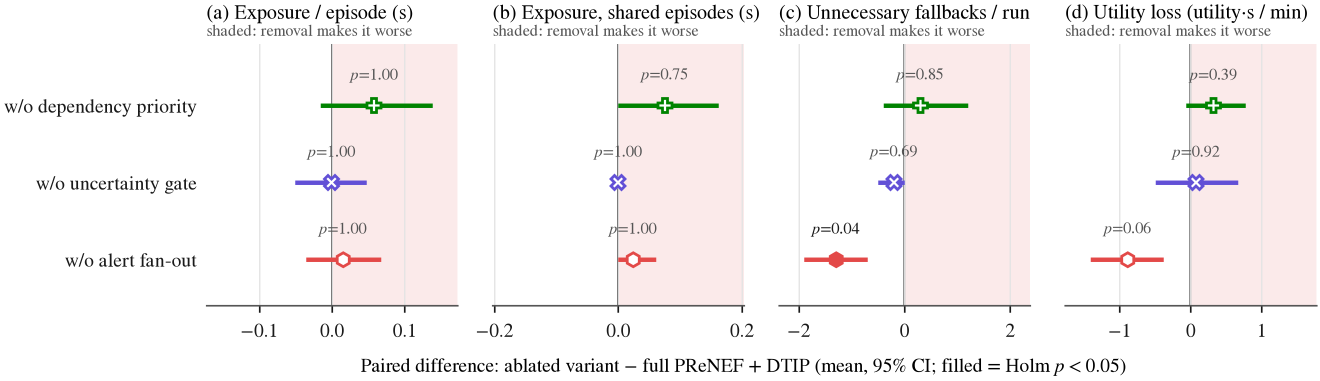
#> input picture campaigns/ablation/paper/figA_ablation_delta.png, 2640 x 762 px (shown at 1/2 size); its folder holds only this picture in this run
$ python all_figures.py
#> lines starting #> are read from the running program, lines starting #| are printed output that depends on the picture
#!/usr/bin/env python3
"""Put every paper figure into ONE overview image (contact sheet), with a label above each figure.

  python3 bench/all_figures.py                                   # all campaigns/*/paper/*.png
  python3 bench/all_figures.py --campaigns final3,qos,sweep,ablation --cols 2 --out campaigns/all_figures.png

Also writes the same figures as a multi-page PDF (one figure per page) next to the PNG.
"""
from __future__ import annotations

import argparse
import glob
import os
import sys

from PIL import Image, ImageDraw, ImageFont

ROOT = os.path.dirname(os.path.dirname(os.path.abspath(__file__)))
ORDER = ["fig1", "fig2", "fig3", "fig4", "fig5", "figH", "figQ1", "figQ2", "figQ3", "figQ4", "figC", "figA", "figB",
         "figM1", "figM2", "figM3", "figM4", "figS1"]


def font(size):
    for f in ("DejaVuSans-Bold.ttf", "/usr/share/fonts/truetype/dejavu/DejaVuSans-Bold.ttf", "Arial Bold.ttf"):
        try:
            return ImageFont.truetype(f, size)
        except OSError:
            continue
    return ImageFont.load_default()


def rank(path):
    name = os.path.basename(path)
    for i, p in enumerate(ORDER):
        if name.startswith(p + "_") or name.startswith(p + "."):
            return (i, name)
    return (len(ORDER), name)


def main() -> int:
    ap = argparse.ArgumentParser()
    ap.add_argument("--campaigns", default="", help="comma list of campaign names under campaigns/ (default: all)")
    ap.add_argument("--exclude", default="", help="comma list of name prefixes to skip, e.g. figS1,figQ4")
    ap.add_argument("--cols", type=int, default=2)
    ap.add_argument("--tile-width", type=int, default=1600, help="pixel width of each figure in the sheet")
    ap.add_argument("--out", default=os.path.join(ROOT, "campaigns", "all_figures.png"))
    a = ap.parse_args()
    names = [c for c in a.campaigns.split(",") if c] or sorted(
        os.path.basename(os.path.dirname(d)) for d in glob.glob(os.path.join(ROOT, "campaigns", "*", "paper")))
    figs = []
    for c in names:
        skip = tuple(x for x in a.exclude.split(",") if x)
        pngs = [p for p in glob.glob(os.path.join(ROOT, "campaigns", c, "paper", "*.png"))
                if not (skip and os.path.basename(p).startswith(skip))]
        figs += [(c, p) for p in sorted(pngs, key=rank)]
    if not figs:
        print("no figures found under campaigns/*/paper/ - generate them first")
        return 1
    W, label_h, pad = a.tile_width, 70, 40
    f_lab, f_title = font(34), font(56)
    tiles = []
    for c, p in figs:
        im = Image.open(p).convert("RGB")
        im = im.resize((W, int(im.height * W / im.width)), Image.LANCZOS)
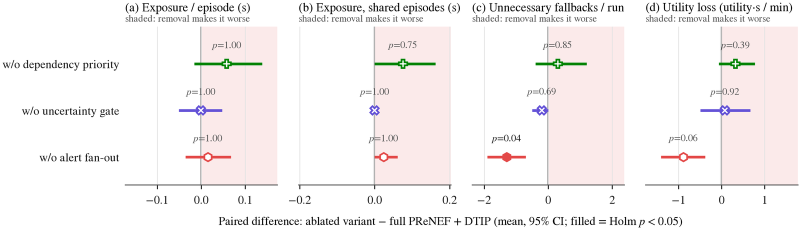
#> im: PIL image 1600x461 RGB (shown at 1/2 size); mean R, G, B 246.1, 241.9, 241.7
        tiles.append((f"{c} / {os.path.splitext(os.path.basename(p))[0]}", im))
    cols = max(1, a.cols)
    rows = [tiles[i:i + cols] for i in range(0, len(tiles), cols)]
#> rows = 1 item
    row_h = [label_h + max(im.height for _, im in r) + pad for r in rows]
#> row_h = [571]
    title_h = 110
    sheet = Image.new("RGB", (cols * W + (cols + 1) * pad, title_h + sum(row_h) + pad), "white")
#> sheet: PIL image 3320x721 RGB; every value is 255
    d = ImageDraw.Draw(sheet)
    d.text((pad, 30), f"PReNEF - all figures ({len(tiles)})", fill=(26, 26, 26), font=f_title)
    y = title_h
    for r, h in zip(rows, row_h):
        for k, (lab, im) in enumerate(r):
            x = pad + k * (W + pad)
            d.text((x, y + 15), lab, fill=(85, 85, 85), font=f_lab)
            sheet.paste(im, (x, y + label_h))
            d.rectangle([x - 1, y + label_h - 1, x + im.width, y + label_h + im.height], outline=(228, 228, 228), width=2)
        y += h
#> this loop made 1 pass
#> (h, y) on pass 1: (571, 681)
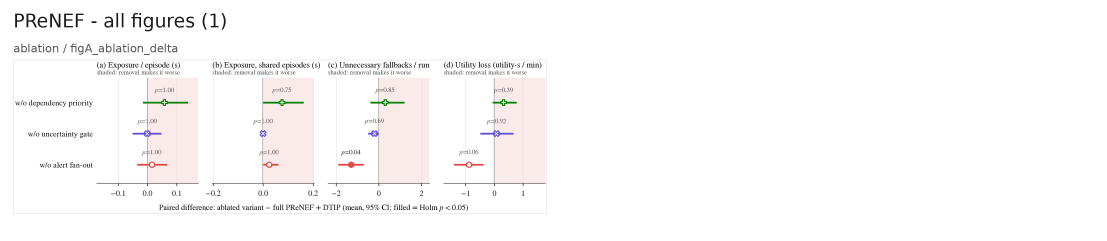
#> sheet: PIL image 3320x721 RGB (shown at 1/3 size); mean R, G, B 251.2, 249.9, 249.9
#> after the loop, y = 681
    os.makedirs(os.path.dirname(os.path.abspath(a.out)), exist_ok=True)
    max_px = 30000
    if sheet.height > max_px:
        s = max_px / sheet.height
        sheet = sheet.resize((int(sheet.width * s), max_px), Image.LANCZOS)
    sheet.save(a.out, optimize=True)
    pdf = os.path.splitext(a.out)[0] + ".pdf"
    pages = [im for _, im in tiles]
#> pages = 1 item
    pages[0].save(pdf, save_all=True, append_images=pages[1:], resolution=200)
    print(f"{len(tiles)} figures from {', '.join(names)}")
#| 1 figures from ablation
    for lab, _ in tiles:
        print("  ", lab)
#> this loop made 1 pass
#> lab on pass 1: 'ablation / figA_ablation_delta'
#|    ablation / figA_ablation_delta
    print(f"wrote {a.out} ({sheet.width}x{sheet.height}px) and {pdf} (one figure per page)")
#| wrote campaigns/all_figures.png (3320x721px) and campaigns/all_figures.pdf (one figure per page)
    return 0


if __name__ == "__main__":
    sys.exit(main())
#> (the program exits here)

$ run again, on campaigns/ablation/paper/figB_ablation_tradeoff.png
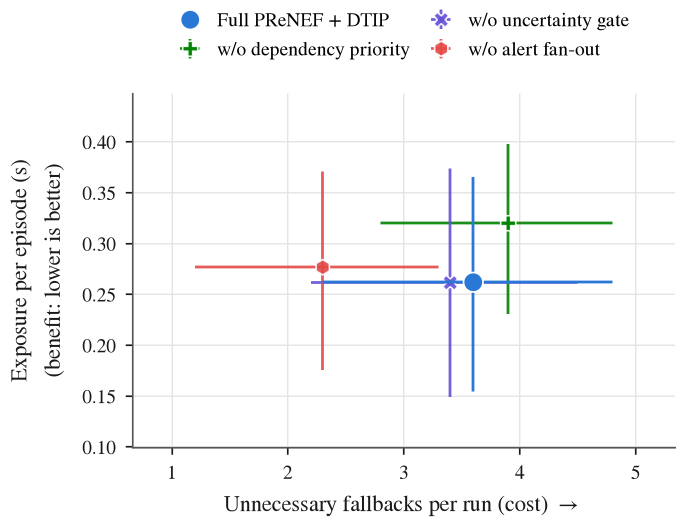
#> input picture campaigns/ablation/paper/figB_ablation_tradeoff.png, 1357 x 1042 px (shown at 1/2 size)
#> in main, `im = im.resize((W, int(im.height * W / im.width)), Image.LANCZOS)`:
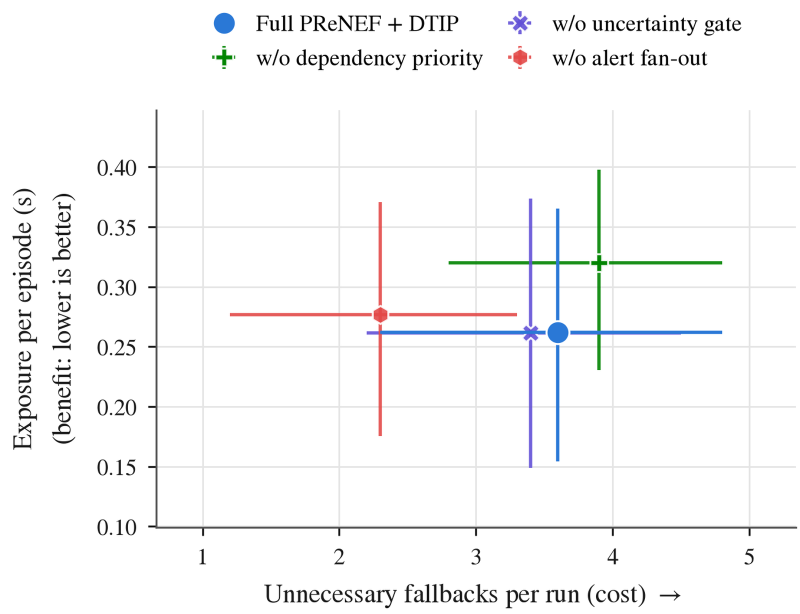
#> im: PIL image 1600x1228 RGB (shown at 1/2 size); mean R, G, B 247.1, 247.3, 247.7
#> rows = 1 item
#> row_h = [1338]
#> the loop in main, `for r, h in zip(rows, row_h):` made 1 pass
#> (h, y) on pass 1: (1338, 1448)
#> after the loop in main, `for r, h in zip(rows, row_h):`:
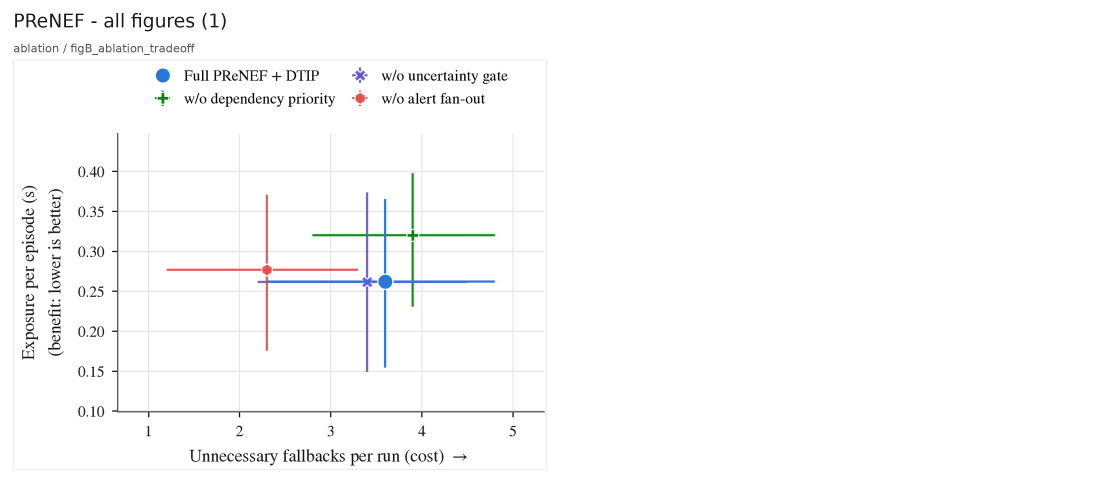
#> sheet: PIL image 3320x1488 RGB (shown at 1/3 size); mean R, G, B 251.3, 251.4, 251.6
#> after the loop in main, `for r, h in zip(rows, row_h):`: y = 1448
#> pages = 1 item
#| 1 figures from ablation
#> the loop in main, `for lab, _ in tiles:` made 1 pass
#> lab on pass 1: 'ablation / figB_ablation_tradeoff'
#> (printed output is left out)
#| wrote campaigns/all_figures.png (3320x1488px) and campaigns/all_figures.pdf (one figure per page)
